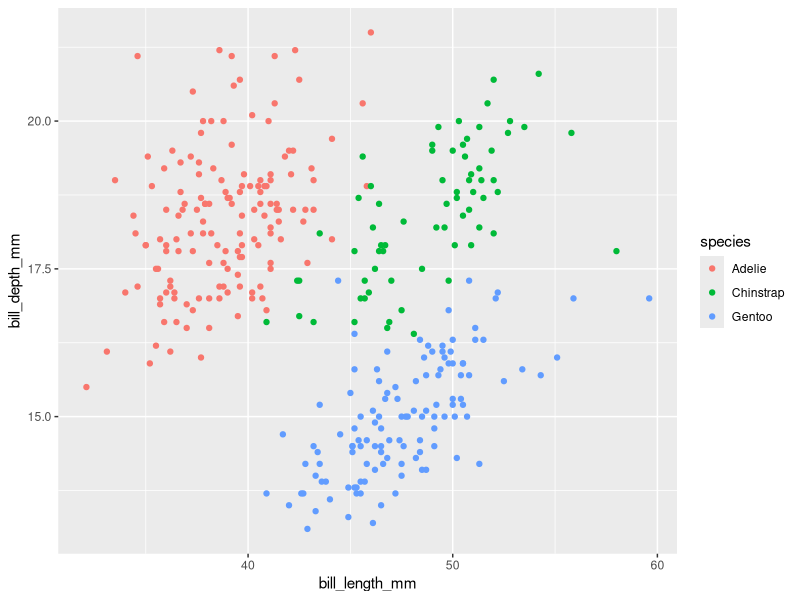
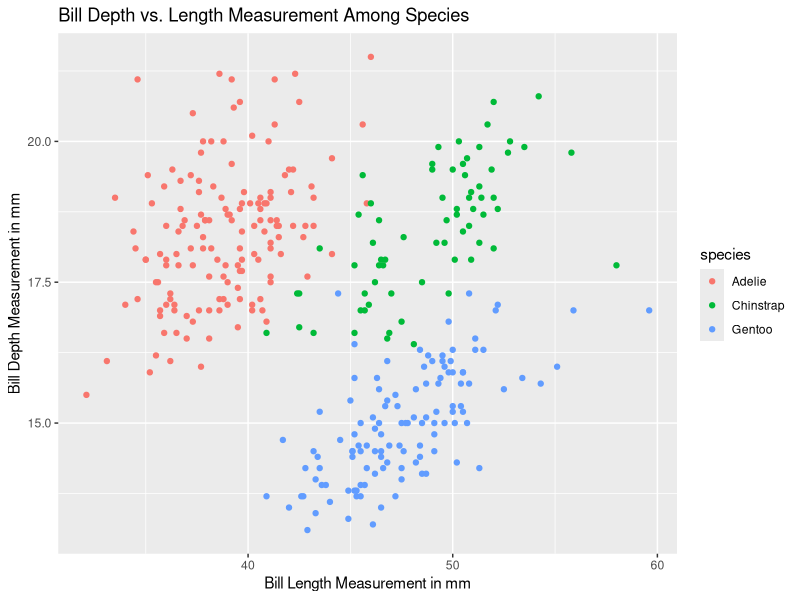

These charts were generated, in order, by the following R code:
## ---- chunk 1
library (palmerpenguins) 
library (tidyverse) 
data("penguins")

CleanPenguins <- penguins %>% na.omit() %>% select (-year, -island) 
## ---- chunk 2
LongPenguins <- CleanPenguins %>% pivot_longer(cols = c(bill_length_mm, bill_depth_mm, flipper_length_mm, body_mass_g), names_to = "measurement")
## ---- chunk 3
PenguinStats <- LongPenguins %>% group_by(sex, measurement) %>% summarize (Min = min(value), Avg = mean (value), Max = max (value), StdDev = sd(value))%>% arrange (measurement) 
## ---- chunk 4
PenguinAvg <- PenguinStats %>% select (-Min, -Max,-StdDev) %>% pivot_wider(names_from = sex, values_from = Avg ) 


## ---- chunk 5
CleanPenguins %>% ggplot (aes (x= bill_length_mm, y = bill_depth_mm, color = species))+geom_point() 
## ---- chunk 6
CleanPenguins %>% ggplot (aes (x= bill_length_mm, y = bill_depth_mm, color = species))+geom_point()+labs(x="Bill Length Measurement in mm", y="Bill Depth Measurement in mm", title = "Bill Depth vs. Length Measurement Among Species")
